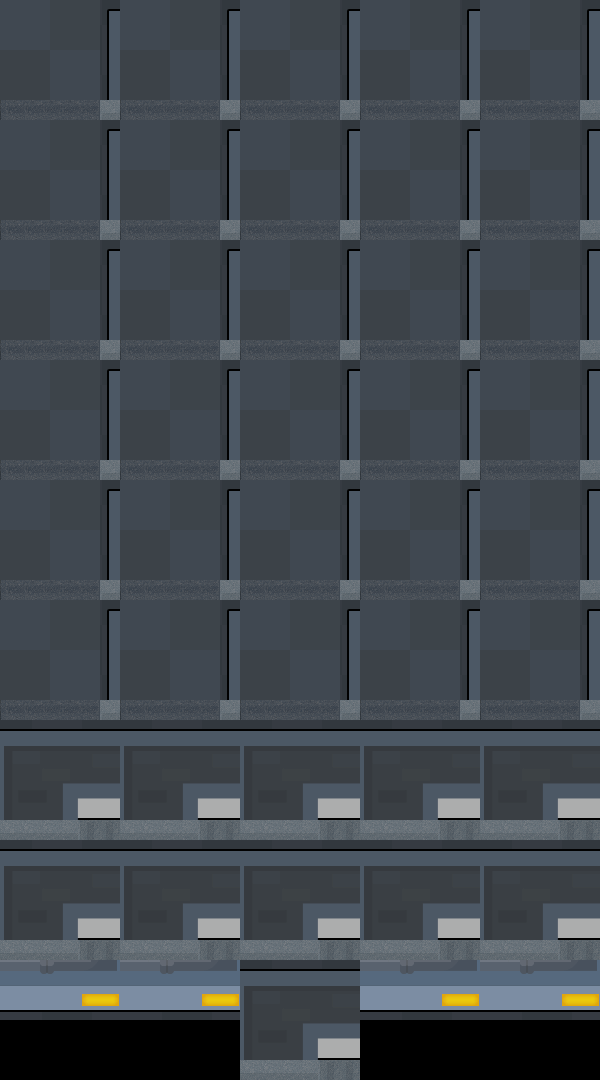

Tiled map render using the project's own tile images. Description and the whole map definition, tile-layer contents included, below:
An orthogonal 5x9 tile map with 120x120 px tiles, 1 tile layer (Ground).

<map version="1.5" tiledversion="1.7.2" orientation="orthogonal" renderorder="left-down" width="5" height="9" tilewidth="120" tileheight="120" infinite="0" nextlayerid="2" nextobjectid="1">
 <tileset firstgid="1" name="map01" tilewidth="120" tileheight="120" tilecount="256" columns="16">
  <image source="../Map_img/map01.png" width="2000" height="2000" />
 </tileset>
 <layer id="1" name="Ground" width="5" height="9">
  <data encoding="csv">
1,1,1,1,1,
1,1,1,1,1,
1,1,1,1,1,
1,1,1,1,1,
1,1,1,1,1,
1,1,1,1,1,
2,2,2,2,2,
2,2,2,2,2,
41,41,2,41,41
</data>
 </layer>
</map>